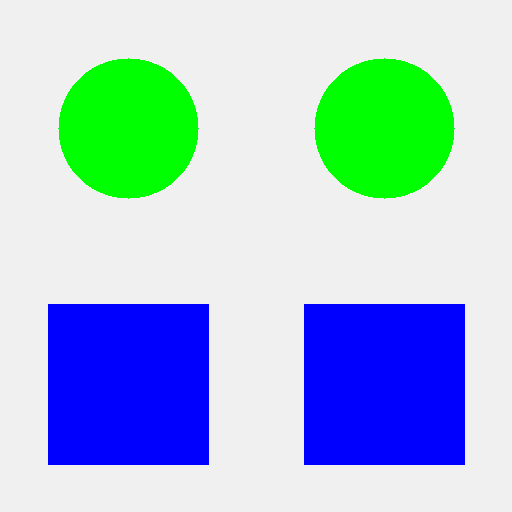
#> input picture tests/composite_sources/circles_squares.png, 512 x 512 px
$ python -i generate_mixed_from_composite.py   (imports and definitions only)
#> lines starting #> are read from the running program, lines starting #| are printed output that depends on the picture; after the words box and inside, x2 and y2 are one past the last pixel; in counts of white or black regions, pixels touching at a corner belong together
#!/usr/bin/env python3
"""Generate labeled visualizations from composite source images.

This script applies copy-paste augmentation to composite images containing
multiple different shapes, demonstrating the mixing capabilities.
"""

from pathlib import Path
from typing import Any

import cv2
import numpy as np
from copy_paste import CopyPasteAugmentation


def detect_objects_in_image(image: np.ndarray) -> list[dict[str, Any]]:
    """Detect colored objects in an image and extract their contours.

    Args:
        image: BGR image

    Returns:
        List of detected objects with contours, bboxes, colors, and class names
    """
    # Define color ranges for each shape
    color_ranges = {
        "triangle": {
            "lower": np.array([0, 0, 200]),  # Red in BGR
            "upper": np.array([50, 50, 255]),
            "name": "triangle",
        },
        "circle": {
            "lower": np.array([0, 200, 0]),  # Green in BGR
            "upper": np.array([50, 255, 50]),
            "name": "circle",
        },
        "square": {
            "lower": np.array([200, 0, 0]),  # Blue in BGR
            "upper": np.array([255, 50, 50]),
            "name": "square",
        },
    }

    detected_objects = []

    for class_name, color_range in color_ranges.items():
        # Create mask for this color
        mask = cv2.inRange(image, color_range["lower"], color_range["upper"])

        # Find contours
        contours, _ = cv2.findContours(mask, cv2.RETR_EXTERNAL, cv2.CHAIN_APPROX_SIMPLE)

        for contour in contours:
            # Filter small contours (noise)
            area = cv2.contourArea(contour)
            if area < 100:  # Minimum area threshold
                continue

            # Get bounding box
            x, y, w, h = cv2.boundingRect(contour)

            detected_objects.append(
                {
                    "contour": contour,
                    "bbox": (x, y, w, h),
                    "class_name": class_name,
                    "area": area,
                }
            )

    return detected_objects


# [256 lines left out: functions draw_segmentation_and_labels, add_title, main, not called in this run]


# [10 lines not run here, left out]

>>> import cv2
>>> picture = cv2.imread('composite_sources/circles_squares.png')
#> picture is the input picture: shape (512, 512, 3); mean B, G, R 214.8, 194.3, 164.4
>>> result = detect_objects_in_image(picture)
#> the loop in detect_objects_in_image, `for class_name, color_range in color_ranges.items():` made 3 passes
#> pass 2, in detect_objects_in_image, `mask = cv2.inRange(image, color_range["lower"], color_range["upper"])`:
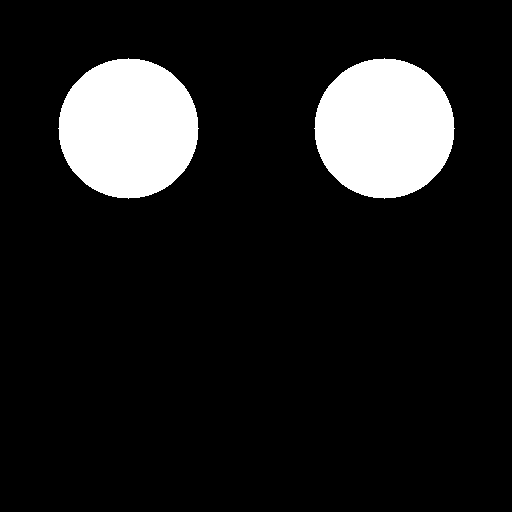
#> mask: shape (512, 512); 11.7% white; 2 white regions, box (x1, y1, x2, y2) and area: (58, 58, 199, 199) 15373, (314, 58, 455, 199) 15373
#> pass 3, in detect_objects_in_image, `mask = cv2.inRange(image, color_range["lower"], color_range["upper"])`:
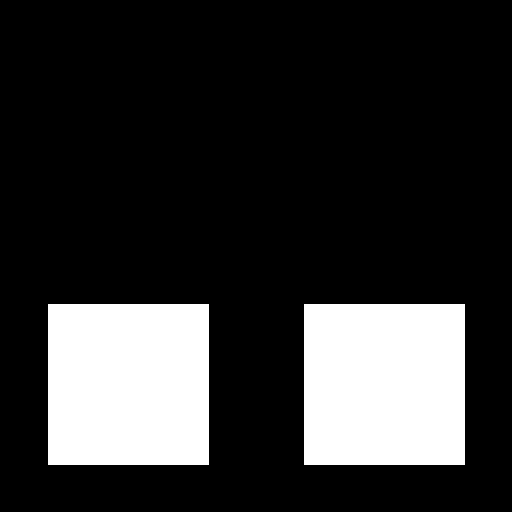
#> mask: shape (512, 512); 19.8% white; 2 white regions, box (x1, y1, x2, y2) and area: (48, 304, 209, 465) 25921, (304, 304, 465, 465) 25921
#> after the loop in detect_objects_in_image, `for class_name, color_range in color_ranges.items():`: detected_objects = 4 items
#> result = 4 items
